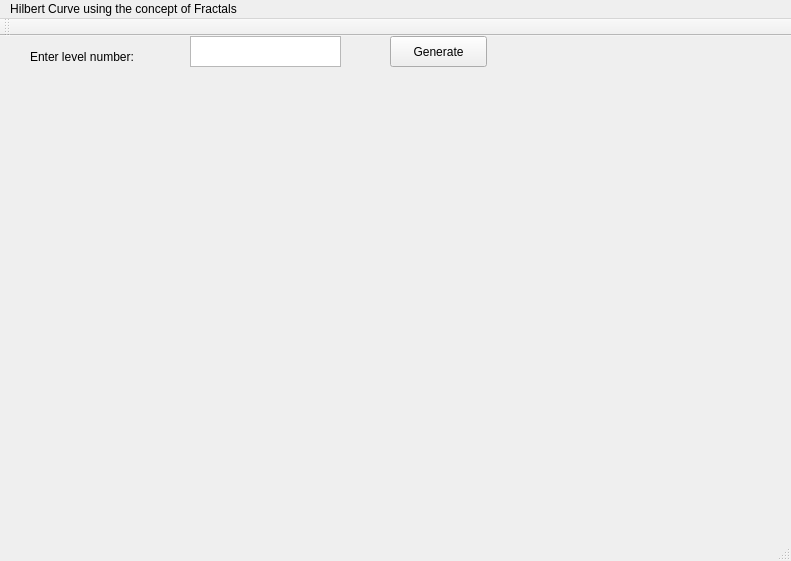
<?xml version="1.0" encoding="UTF-8"?>
<ui version="4.0">
 <class>MainWindow</class>
 <widget class="QMainWindow" name="MainWindow">
  <property name="geometry">
   <rect>
    <x>0</x>
    <y>0</y>
    <width>791</width>
    <height>561</height>
   </rect>
  </property>
  <property name="windowTitle">
   <string>MainWindow</string>
  </property>
  <widget class="QWidget" name="centralWidget">
   <widget class="QLabel" name="Canvas">
    <property name="geometry">
     <rect>
      <x>30</x>
      <y>40</y>
      <width>661</width>
      <height>451</height>
     </rect>
    </property>
    <property name="text">
     <string/>
    </property>
   </widget>
   <widget class="QTextEdit" name="textEdit">
    <property name="geometry">
     <rect>
      <x>190</x>
      <y>0</y>
      <width>151</width>
      <height>31</height>
     </rect>
    </property>
   </widget>
   <widget class="QLabel" name="label">
    <property name="geometry">
     <rect>
      <x>30</x>
      <y>10</y>
      <width>141</width>
      <height>21</height>
     </rect>
    </property>
    <property name="text">
     <string>Enter level number:</string>
    </property>
   </widget>
   <widget class="QPushButton" name="pushButton">
    <property name="geometry">
     <rect>
      <x>390</x>
      <y>0</y>
      <width>97</width>
      <height>31</height>
     </rect>
    </property>
    <property name="text">
     <string>Generate</string>
    </property>
   </widget>
  </widget>
  <widget class="QMenuBar" name="menuBar">
   <property name="geometry">
    <rect>
     <x>0</x>
     <y>0</y>
     <width>791</width>
     <height>27</height>
    </rect>
   </property>
   <widget class="QMenu" name="menuHilbert_Curve_using_the_concept_of_Fractals">
    <property name="title">
     <string>Hilbert Curve using the concept of Fractals</string>
    </property>
   </widget>
   <addaction name="menuHilbert_Curve_using_the_concept_of_Fractals"/>
  </widget>
  <widget class="QToolBar" name="mainToolBar">
   <attribute name="toolBarArea">
    <enum>TopToolBarArea</enum>
   </attribute>
   <attribute name="toolBarBreak">
    <bool>false</bool>
   </attribute>
  </widget>
  <widget class="QStatusBar" name="statusBar"/>
 </widget>
 <layoutdefault spacing="6" margin="11"/>
 <resources/>
 <connections/>
</ui>
